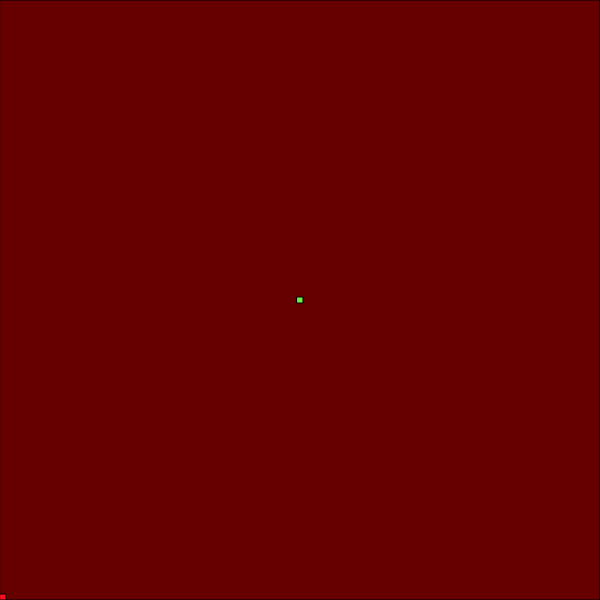
Frame 1 (no input)
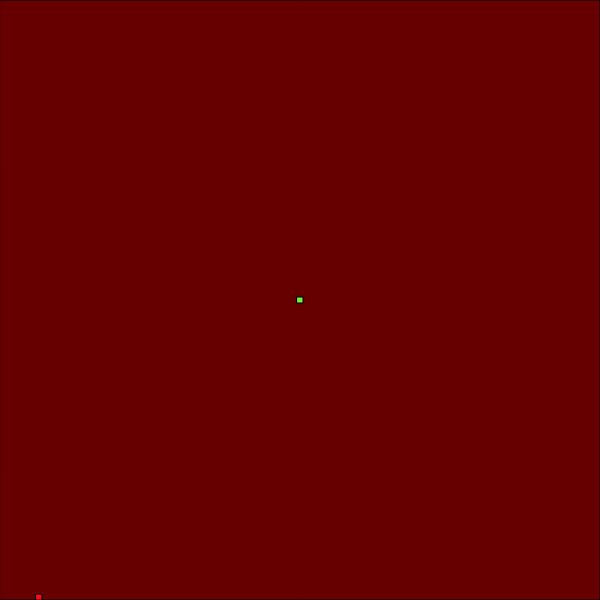
Frame 60 (no input)
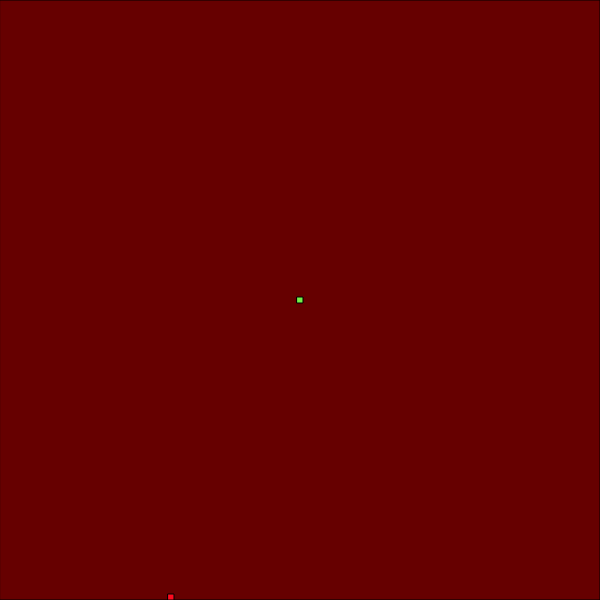
Frame 120 (the mouse pressed at the canvas centre since frame 60)

The p5.js sketch that drew these frames (run headless with seeded random() and noise() and a simulated clock; from frame 60 on, the mouse is pressed at the canvas centre):

// p5.js sketch
// ── sketch.js
let screenSize = 600
let c = screenSize/bigSquare
let smaller = c*smallerSquare
let p = 0
let X = x*c
let Y = screenSize - (y*c +smaller);
function setup() {
  createCanvas(screenSize, screenSize);
}

function draw() {
  if(positions[p] == 'R'){
    X+=c;
    console.log("Direita");
  }else if(positions[p] == 'U'){
    Y-=c;
    console.log("Pra cima");
  }
  p++;
  fill(102, 0, 0);
  rect(0, 0, width, height);
  fill(114, 242, 75);
  rect((screenSize-smaller)/2, (screenSize-smaller)/2, smaller, smaller);
  fill(255, 10, 30);
  rect(X, Y, smaller, smaller);

}

// ── positions.js
let bigSquare = 100
let smallerSquare = 1
let x = 0
let y = 0
let positions = [ 'L', 'L', 'L', 'L', 'L', 'L', 'L', 'L', 'L', 'L', 'L', 'L', 'L', 'L', 'L', 'L', 'L', 'L', 'L', 'L', 'L', 'L', 'L', 'L', 'L', 'L', 'L', 'L', 'L', 'L', 'L', 'L', 'L', 'L', 'L', 'L', 'L', 'L', 'L', 'L', 'L', 'L', 'L', 'L', 'L', 'L', 'L', 'L', 'R', 'L', 'R', 'L', 'R', 'L', 'R', 'L', 'R', 'L', 'R', 'L', 'R', 'L', 'R', 'L', 'R', 'L', 'R', 'L', 'R', 'L', 'R', 'L', 'R', 'L', 'R', 'L', 'R', 'L', 'R', 'L', 'R', 'L', 'R', 'L', 'R', 'L', 'R', 'L', 'R', 'L', 'R', 'L', 'R', 'L', 'R', 'L', 'R', 'L', 'R', 'L', 'R', 'L', 'R', 'L']
